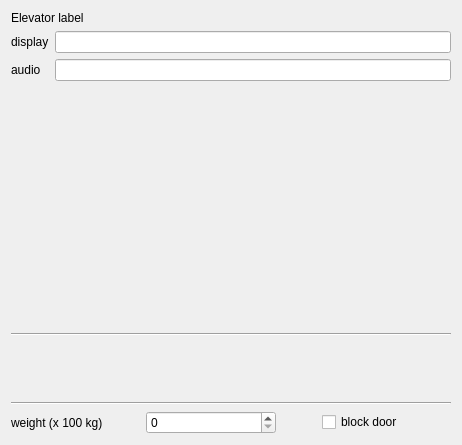
<?xml version="1.0" encoding="UTF-8"?>
<ui version="4.0">
 <class>Elevator</class>
 <widget class="QWidget" name="Elevator">
  <property name="geometry">
   <rect>
    <x>0</x>
    <y>0</y>
    <width>462</width>
    <height>445</height>
   </rect>
  </property>
  <property name="windowTitle">
   <string>Form</string>
  </property>
  <layout class="QVBoxLayout" name="verticalLayout">
   <item>
    <widget class="QLabel" name="elevatorLabel">
     <property name="sizePolicy">
      <sizepolicy hsizetype="Minimum" vsizetype="Fixed">
       <horstretch>0</horstretch>
       <verstretch>0</verstretch>
      </sizepolicy>
     </property>
     <property name="text">
      <string>Elevator label</string>
     </property>
    </widget>
   </item>
   <item>
    <layout class="QFormLayout" name="formLayout">
     <property name="formAlignment">
      <set>Qt::AlignLeading|Qt::AlignLeft|Qt::AlignTop</set>
     </property>
     <property name="verticalSpacing">
      <number>6</number>
     </property>
     <property name="bottomMargin">
      <number>0</number>
     </property>
     <item row="0" column="0">
      <widget class="QLabel" name="displayLabel">
       <property name="text">
        <string>display</string>
       </property>
      </widget>
     </item>
     <item row="0" column="1">
      <widget class="QLineEdit" name="display"/>
     </item>
     <item row="1" column="0">
      <widget class="QLabel" name="audioLabel">
       <property name="text">
        <string>audio</string>
       </property>
      </widget>
     </item>
     <item row="1" column="1">
      <widget class="QLineEdit" name="audio"/>
     </item>
    </layout>
   </item>
   <item>
    <widget class="Line" name="line">
     <property name="orientation">
      <enum>Qt::Horizontal</enum>
     </property>
    </widget>
   </item>
   <item>
    <layout class="QHBoxLayout" name="horizontalLayout">
     <item>
      <spacer name="horizontalSpacer">
       <property name="orientation">
        <enum>Qt::Horizontal</enum>
       </property>
       <property name="sizeType">
        <enum>QSizePolicy::Expanding</enum>
       </property>
       <property name="sizeHint" stdset="0">
        <size>
         <width>40</width>
         <height>20</height>
        </size>
       </property>
      </spacer>
     </item>
     <item>
      <layout class="QGridLayout" name="panelLayout"/>
     </item>
     <item>
      <spacer name="horizontalSpacer_2">
       <property name="orientation">
        <enum>Qt::Horizontal</enum>
       </property>
       <property name="sizeType">
        <enum>QSizePolicy::Expanding</enum>
       </property>
       <property name="sizeHint" stdset="0">
        <size>
         <width>40</width>
         <height>20</height>
        </size>
       </property>
      </spacer>
     </item>
    </layout>
   </item>
   <item>
    <spacer name="verticalSpacer">
     <property name="orientation">
      <enum>Qt::Vertical</enum>
     </property>
     <property name="sizeType">
      <enum>QSizePolicy::Preferred</enum>
     </property>
     <property name="sizeHint" stdset="0">
      <size>
       <width>20</width>
       <height>40</height>
      </size>
     </property>
    </spacer>
   </item>
   <item>
    <widget class="Line" name="line_2">
     <property name="orientation">
      <enum>Qt::Horizontal</enum>
     </property>
    </widget>
   </item>
   <item>
    <layout class="QHBoxLayout" name="horizontalLayout_2">
     <item>
      <widget class="QLabel" name="weightLabel">
       <property name="text">
        <string>weight (x 100 kg)</string>
       </property>
      </widget>
     </item>
     <item>
      <widget class="QSpinBox" name="weightSpinBox"/>
     </item>
     <item>
      <spacer name="horizontalSpacer_3">
       <property name="orientation">
        <enum>Qt::Horizontal</enum>
       </property>
       <property name="sizeType">
        <enum>QSizePolicy::Preferred</enum>
       </property>
       <property name="sizeHint" stdset="0">
        <size>
         <width>40</width>
         <height>20</height>
        </size>
       </property>
      </spacer>
     </item>
     <item>
      <widget class="QCheckBox" name="doorBlockingCheck">
       <property name="text">
        <string>block door</string>
       </property>
      </widget>
     </item>
    </layout>
   </item>
  </layout>
 </widget>
 <resources/>
 <connections/>
</ui>
